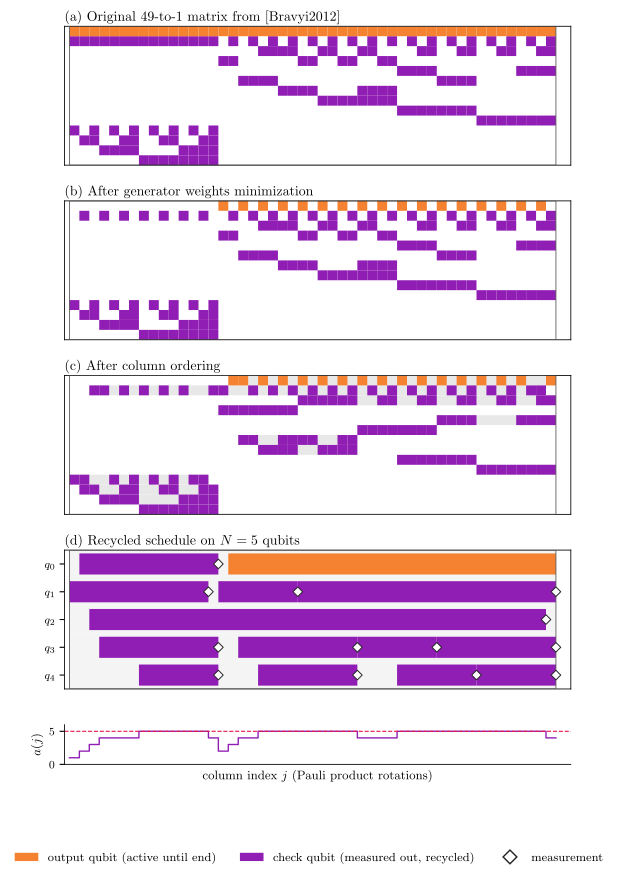

The script that saved this image:
import numpy as np
import matplotlib as mpl
import matplotlib.pyplot as plt
from matplotlib.patches import Rectangle
from matplotlib.collections import PatchCollection

# ---- academic typography via LaTeX ----
mpl.rcParams.update({
    "text.usetex": True,
    "font.family": "serif",
    "font.serif": ["Computer Modern Roman"],
    "text.latex.preamble": r"\usepackage{amsmath}\usepackage{amssymb}",
    "axes.titlesize": 10,
    "axes.labelsize": 10,
    "xtick.labelsize": 8,
    "ytick.labelsize": 8,
    "legend.fontsize": 8.5,
    "axes.linewidth": 0.6,
    "figure.dpi": 150,
})

_palette = {
    3: '#e6194b',  # vivid red
    4: '#f58231',  # orange
    5: '#bfef45',  # lime
    6: '#3cb44b',  # green
    7: '#4363d8',  # blue
    8: '#911eb4',  # purple
    9: '#42d4f4',  # cyan
}

COL_CHECK  = _palette[8]   # blue for check-qubit cells / segments
COL_OUTPUT = _palette[4]   # orange for the output qubit
COL_WIN    = '#e8e8e8'     # active-window shading
COL_TRACKBG= '#f4f4f4'

B    = np.load('data/49-to-1_bravyi.npy')
MGW  = np.load('data/49-to-1_min_gen_weight.npy')
COMP = np.load('data/49-to-1_compressed.npy')
k=1; n,m = B.shape

def windows(M):
    f=[m]*n; l=[-1]*n
    for i in range(n):
        o=np.where(M[i])[0]
        if len(o): f[i]=int(o[0]); l[i]=int(o[-1])
    tl=[(m-1) if i<k else l[i] for i in range(n)]
    return f,l,tl

def draw_matrix(ax, M, show_windows=False, title=""):
    f,l,tl = windows(M)
    if show_windows:
        for i in range(n):
            if l[i] < f[i]: continue
            ax.add_patch(Rectangle((f[i], i), tl[i]-f[i]+1, 1,
                                   facecolor=COL_WIN, edgecolor='none', zorder=0))
    # cells
    rects_chk=[]; rects_out=[]
    for i in range(n):
        for j in range(m):
            if M[i,j]:
                (rects_out if i<k else rects_chk).append(Rectangle((j,i),1,1))
    ax.add_collection(PatchCollection(rects_chk, facecolor=COL_CHECK, edgecolor='none', zorder=2))
    ax.add_collection(PatchCollection(rects_out, facecolor=COL_OUTPUT, edgecolor='none', zorder=2))
    ax.add_patch(Rectangle((0,0), m, n, fill=False, edgecolor='#555', lw=0.6, zorder=3))
    ax.set_xlim(-0.5, m+1.5); ax.set_ylim(n, 0)
    ax.set_xticks([]); ax.set_yticks([])
    ax.set_title(title, loc='left', fontweight='bold', pad=4)
    ax.set_aspect('equal')

def slot_assignment(M):
    """Recycle freely (lowest free slot), then relabel so the output sits on slot 0.
    Reserving a slot for the output would waste it and inflate the count, so we
    recycle first and rename afterwards (a pure cosmetic relabel)."""
    f,l,tl = windows(M)
    opens={p:[] for p in range(m)}; closes={p:[] for p in range(m)}
    for i in range(n):
        if l[i]>=f[i]:
            opens[f[i]].append(i)
            if i>=k: closes[l[i]].append(i)
    slot={}; free=[]; nxt=[0]
    def al(i):
        if free: s=min(free); free.remove(s)
        else: s=nxt[0]; nxt[0]+=1
        slot[i]=s; return s
    for p in range(m):
        for i in sorted(opens[p]): al(i)
        for i in sorted(closes[p]):
            if i>=k: free.append(slot[i])
    nslots = nxt[0]
    # cosmetic relabel: send the output's slot to 0, shift the rest to fill in
    out_slot = slot[0]
    remap = {out_slot: 0}
    nextlabel = 1
    for s in range(nslots):
        if s == out_slot: continue
        remap[s] = nextlabel; nextlabel += 1
    slot = {i: remap[s] for i,s in slot.items()}
    return slot, nslots, f, tl

def draw_schedule(ax, M, title="", target_rows=14):
    """Draw the recycled schedule. Tracks are scaled so the panel occupies the
    same vertical extent as a `target_rows`-row matrix panel (aspect equal)."""
    slot, nslots, f, tl = slot_assignment(M)
    th = target_rows / nslots          # track height so nslots*th == target_rows
    for s in range(nslots):
        y = s*th
        ax.add_patch(Rectangle((0, y), m, th, facecolor=COL_TRACKBG, edgecolor='none', zorder=0))
    for i in range(n):
        if tl[i] < f[i]: continue
        s = slot[i]; y = s*th
        col = COL_OUTPUT if i<k else COL_CHECK
        pad = 0.12*th
        ax.add_patch(Rectangle((f[i], y+pad), tl[i]-f[i]+1, th-2*pad,
                               facecolor=col, edgecolor='none', zorder=2))
        if i>=k:  # measurement marker at the release point
            ax.scatter([tl[i]+1], [y+th/2], marker='D', s=24,
                       facecolor='white', edgecolor='#222', linewidth=0.7, zorder=4)
    ax.add_patch(Rectangle((0,0), m, nslots*th, fill=False, edgecolor='#555', lw=0.6, zorder=3))
    ax.set_xlim(-0.5, m+1.5); ax.set_ylim(nslots*th, 0)
    ax.set_xticks([])
    ax.set_yticks([(s+0.5)*th for s in range(nslots)])
    ax.set_yticklabels([f"$q_{{{s}}}$" for s in range(nslots)])
    ax.set_title(title, loc='left', fontweight='bold', pad=4)
    ax.set_aspect('equal')
    return slot, nslots

def active_trace(M):
    f,l,tl = windows(M)
    return [sum(1 for i in range(n) if f[i]<=j<=tl[i]) for j in range(m)]

# ---- layout: 4 equal-height panels + trace ----
fig = plt.figure(figsize=(7.0, 9.6))
gs = fig.add_gridspec(5, 1, height_ratios=[14,14,14,14,4], hspace=0.3)

axa = fig.add_subplot(gs[0]); draw_matrix(axa, B, title="(a) Original $49$-to-$1$ matrix from [Bravyi2012]")
axb = fig.add_subplot(gs[1]); draw_matrix(axb, MGW, title="(b) After generator weights minimization")
axc = fig.add_subplot(gs[2]); draw_matrix(axc, COMP, show_windows=True, title="(c) After column ordering")
axd = fig.add_subplot(gs[3]); draw_schedule(axd, COMP, title="(d) Recycled schedule on $N=5$ qubits")

axt = fig.add_subplot(gs[4], sharex=axd)
a = active_trace(COMP)
xs = np.arange(m+1)
ys = np.array(a+[a[-1]])
axt.step(xs, ys, where='post', color=COL_CHECK, lw=1.0)
axt.axhline(5, color=_palette[3], ls='--', lw=0.8)
#axt.text(m+0.5, 5, r'$N=5$', va='center', ha='left', fontsize=8, color='#555')
axt.set_xlim(-0.5, m+1.5); axt.set_ylim(0, 6)
axt.set_yticks([0,5]); axt.set_yticklabels(['0','5'], fontsize=8)
axt.set_ylabel('$a(j)$', fontsize=9)
axt.set_xlabel('column index $j$ (Pauli product rotations)', fontsize=9)
axt.spines[['top','right']].set_visible(False)

# legend
from matplotlib.patches import Patch
from matplotlib.lines import Line2D
handles=[Patch(facecolor=COL_OUTPUT, label='output qubit (active until end)'),
         Patch(facecolor=COL_CHECK, label='check qubit (measured out, recycled)'),
         Line2D([0],[0], marker='D', markerfacecolor='white', markeredgecolor='#222',
                markersize=7, linewidth=0, label='measurement')]
fig.legend(handles=handles, loc='lower center', ncol=3, fontsize=8.5,
           frameon=False, bbox_to_anchor=(0.5, -0.005))

# align the trace horizontally with the (aspect-equal) panels above it
fig.canvas.draw()
pd = axd.get_position()
pt = axt.get_position()
axt.set_position([pd.x0, pt.y0, pd.width, pt.height])

fig.savefig('recycling.pdf', bbox_inches='tight', dpi=200)
